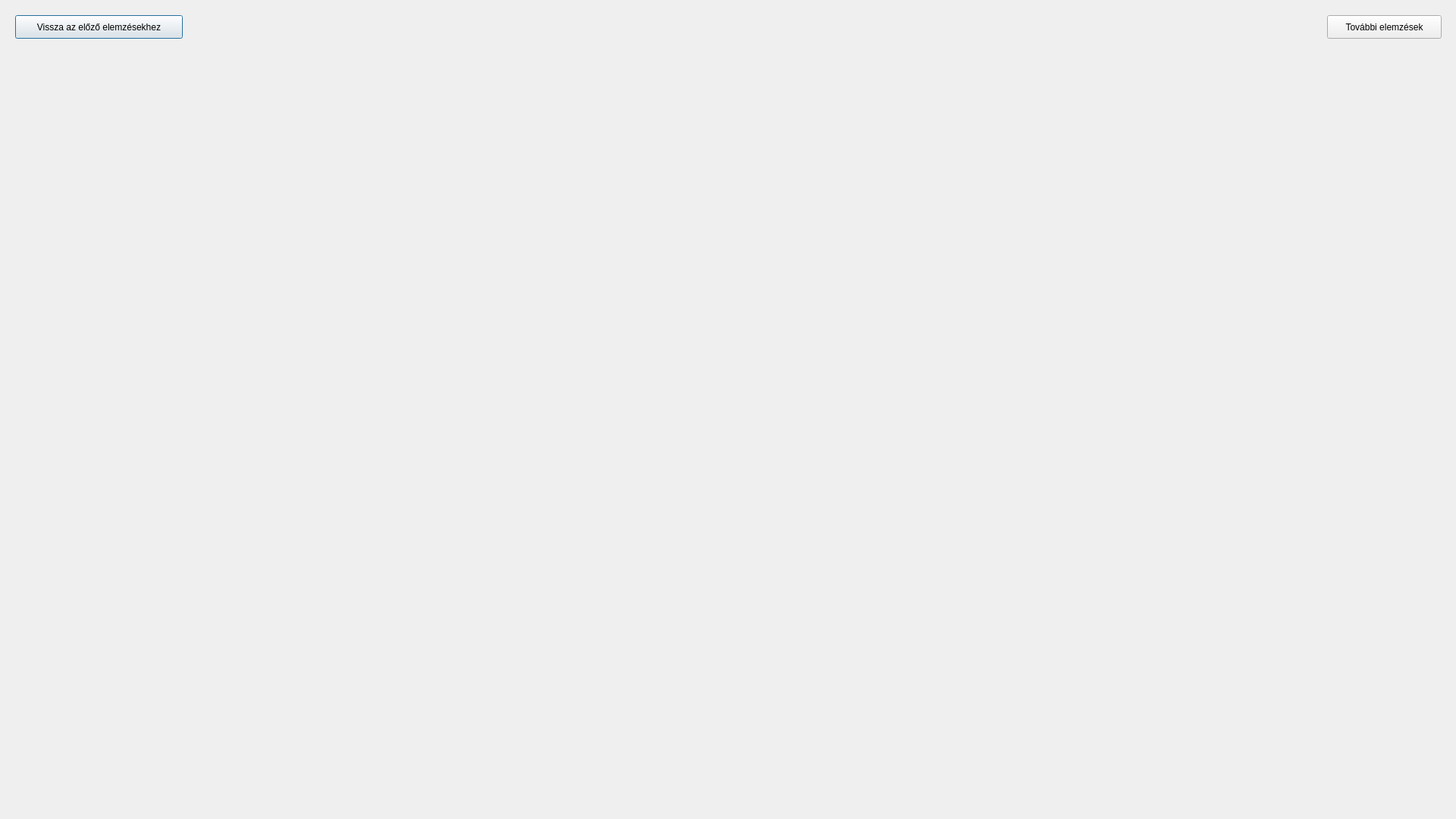
<?xml version="1.0" encoding="UTF-8"?>
<ui version="4.0">
 <class>Dialog</class>
 <widget class="QDialog" name="Dialog">
  <property name="geometry">
   <rect>
    <x>0</x>
    <y>0</y>
    <width>1920</width>
    <height>1080</height>
   </rect>
  </property>
  <property name="windowTitle">
   <string>Dialog</string>
  </property>
  <widget class="QPushButton" name="prev_screen_button">
   <property name="geometry">
    <rect>
     <x>20</x>
     <y>20</y>
     <width>221</width>
     <height>31</height>
    </rect>
   </property>
   <property name="text">
    <string>Vissza az előző elemzésekhez</string>
   </property>
  </widget>
  <widget class="QWidget" name="verticalLayoutWidget_5">
   <property name="geometry">
    <rect>
     <x>0</x>
     <y>530</y>
     <width>961</width>
     <height>471</height>
    </rect>
   </property>
   <layout class="QVBoxLayout" name="top_keyword_vbox_1"/>
  </widget>
  <widget class="QLabel" name="top_word_label_1">
   <property name="geometry">
    <rect>
     <x>10</x>
     <y>1030</y>
     <width>311</width>
     <height>16</height>
    </rect>
   </property>
   <property name="text">
    <string/>
   </property>
  </widget>
  <widget class="QLabel" name="top_word_label_2">
   <property name="geometry">
    <rect>
     <x>820</x>
     <y>1010</y>
     <width>371</width>
     <height>17</height>
    </rect>
   </property>
   <property name="text">
    <string/>
   </property>
  </widget>
  <widget class="QLabel" name="top_keyword_label_1">
   <property name="geometry">
    <rect>
     <x>10</x>
     <y>1010</y>
     <width>421</width>
     <height>17</height>
    </rect>
   </property>
   <property name="text">
    <string/>
   </property>
  </widget>
  <widget class="QLabel" name="top_keyword_label_2">
   <property name="geometry">
    <rect>
     <x>1120</x>
     <y>1030</y>
     <width>391</width>
     <height>17</height>
    </rect>
   </property>
   <property name="text">
    <string/>
   </property>
  </widget>
  <widget class="QPushButton" name="next_screen_button">
   <property name="geometry">
    <rect>
     <x>1750</x>
     <y>20</y>
     <width>151</width>
     <height>31</height>
    </rect>
   </property>
   <property name="text">
    <string>További elemzések</string>
   </property>
  </widget>
  <widget class="QWidget" name="verticalLayoutWidget_6">
   <property name="geometry">
    <rect>
     <x>960</x>
     <y>530</y>
     <width>961</width>
     <height>471</height>
    </rect>
   </property>
   <layout class="QVBoxLayout" name="top_keyword_vbox_2"/>
  </widget>
  <widget class="QWidget" name="verticalLayoutWidget_7">
   <property name="geometry">
    <rect>
     <x>960</x>
     <y>60</y>
     <width>961</width>
     <height>471</height>
    </rect>
   </property>
   <layout class="QVBoxLayout" name="top_word_vbox_2"/>
  </widget>
  <widget class="QWidget" name="verticalLayoutWidget_8">
   <property name="geometry">
    <rect>
     <x>0</x>
     <y>60</y>
     <width>961</width>
     <height>471</height>
    </rect>
   </property>
   <layout class="QVBoxLayout" name="top_word_vbox_1"/>
  </widget>
 </widget>
 <resources/>
 <connections/>
</ui>
